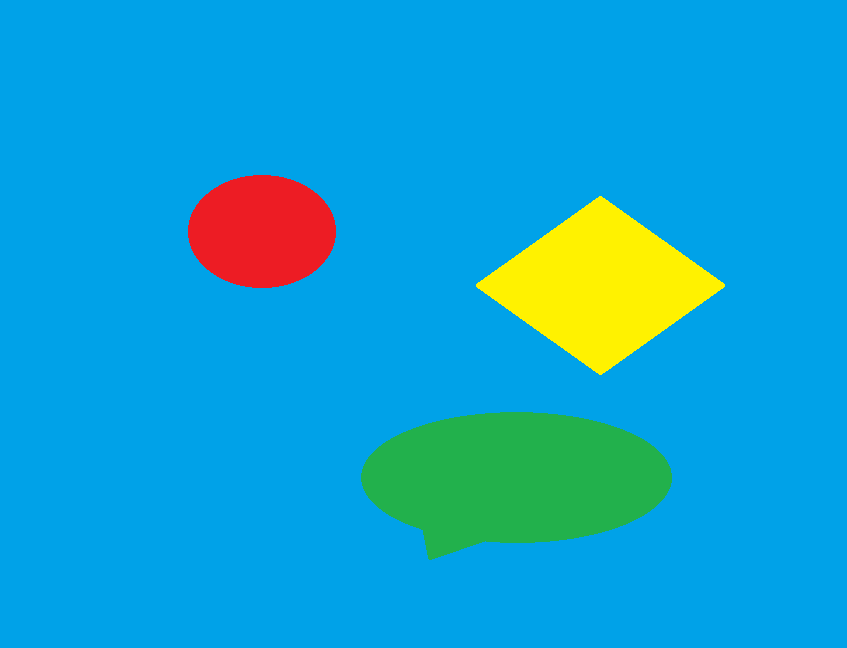
#> input picture useOpenCV/anhmau.png, 847 x 648 px
$ python tachMau.py
#> lines starting #> are read from the running program, lines starting #| are printed output that depends on the picture; after the words box and inside, x2 and y2 are one past the last pixel; in counts of white or black regions, pixels touching at a corner belong together
import cv2
import numpy as np
img = cv2.imread("anhmau.png",1)
#> img is the input picture: shape (648, 847, 3); mean B, G, R 208.3, 163, 18.3
#print(img)
img_hsv = cv2.cvtColor(img,cv2.COLOR_BGR2HSV)
#> img_hsv: shape (648, 847, 3); mean H, S, V 96.2, 251.3, 229.8
cv2.imshow("mau hsv",img_hsv)
cv2.waitKey(1000)
#cv2.imshow("anh cat",img_hsv[200:400,500:700])
min_mau = np.array([98,255,232])
max_mau = np.array([101,255,232])
mask=cv2.inRange(img_hsv,min_mau,max_mau)
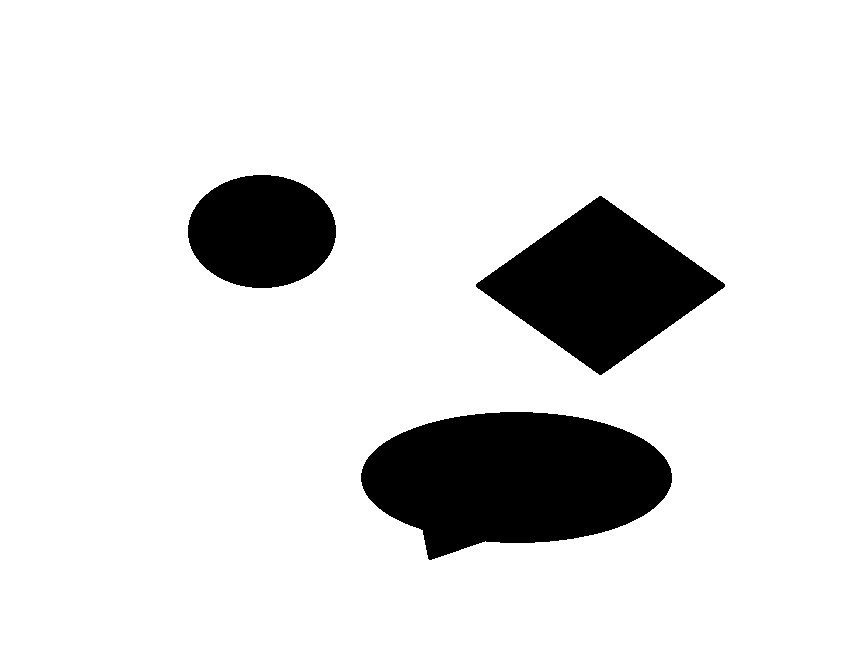
#> mask: shape (648, 847); 87.5% white; 3 black regions, box (x1, y1, x2, y2) and area: (361, 412, 672, 560) 32875, (476, 196, 725, 375) 22752, (188, 175, 336, 288) 13136
final = cv2.bitwise_and(img_hsv,img_hsv,mask=mask)
#> final: shape (648, 847, 3); mean H, S, V 86.6, 223.1, 202.9
cv2.imshow("tach mau",final)
cv2.waitKey()
cv2.destroyAllWindows()
